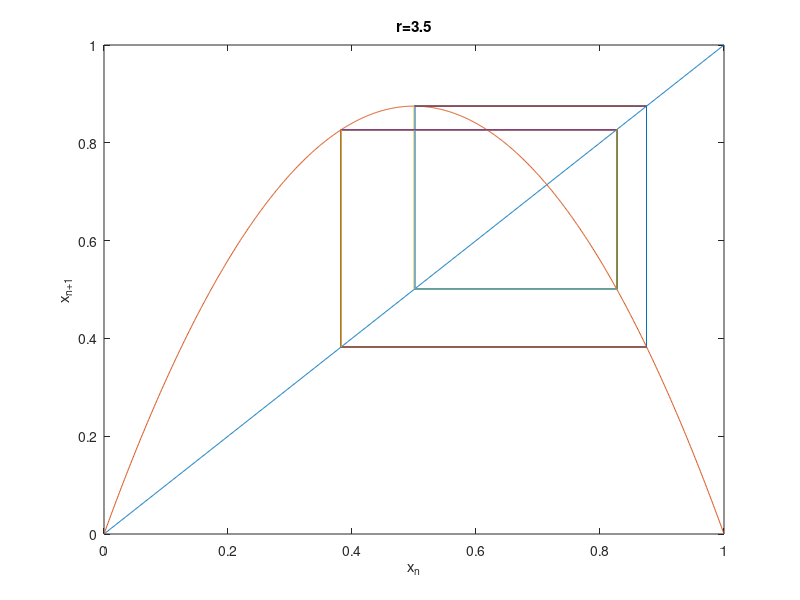

This chart was generated by the following MATLAB code:
N=100;
array_x = 1:N;
r=3.5; %variable 
x_0=0.5;
array_x(1)=x_0;

for i=1:N
    array_x(i+1) = r*array_x(i)*(1-array_x(i));
%     disp(array_x(i));
end


X=0:0.001:1;
plot(X,X)
hold on
plot(X, r.*X.*(1-X))

for j = 1:N
    plot([array_x(j) array_x(j)], [array_x(j) array_x(j+1)])
    plot([array_x(j) array_x(j+1)], [array_x(j+1) array_x(j+1)])
end

xlabel('x_n')
ylabel('x_{n+1}')
title('r=3.5')
% axis([0 1 0 1])
hold off